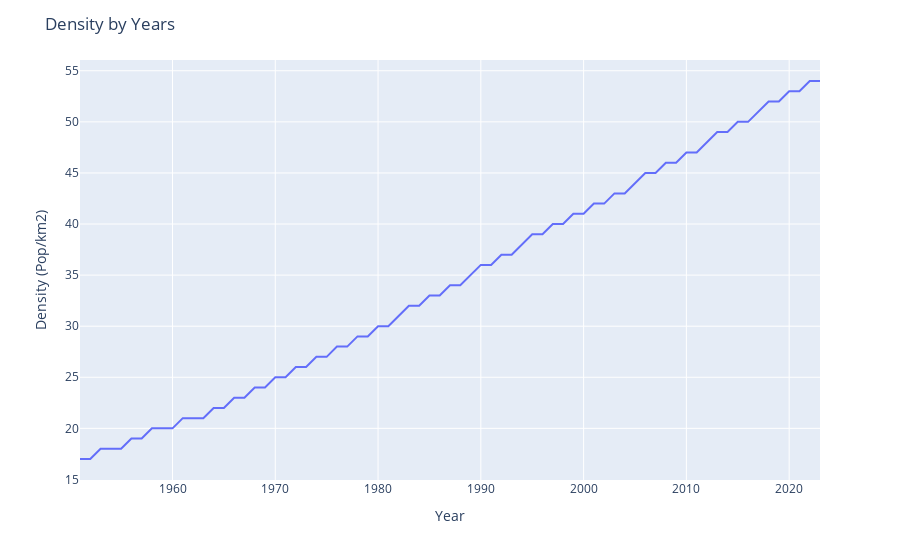

Notebook code for this chart:
### Code cell
fig = px.line(y=df["Density (Pop/km2)"], x=df["Year"])
fig.update_layout(title='Density by Years',
                   xaxis_title='Year',
                   yaxis_title='Density (Pop/km2)')
fig.show()

### Figure 1 — Plotly figure (JSON) as saved in the notebook; plotly's stock layout.template omitted (floating-point values rounded to 4 significant figures)
{"data": [{"hovertemplate": "x=%{x}<br>y=%{y}<extra></extra>", "legendgroup": "", "line": {"color": "#636efa", "dash": "solid"}, "marker": {"symbol": "circle"}, "mode": "lines", "name": "", "orientation": "v", "showlegend": false, "type": "scatter", "x": [1951, 1952, 1953, 1954, 1955, 1956, 1957, 1958, 1959, 1960, 1961, 1962, 1963, 1964, 1965, 1966, 1967, 1968, 1969, 1970, 1971, 1972, 1973, 1974, 1975, 1976, 1977, 1978, 1979, 1980, 1981, 1982, 1983, 1984, 1985, 1986, 1987, 1988, 1989, 1990, 1991, 1992, 1993, 1994, 1995, 1996, 1997, 1998, 1999, 2000, 2001, 2002, 2003, 2004, 2005, 2006, 2007, 2008, 2009, 2010, 2011, 2012, 2013, 2014, 2015, 2016, 2017, 2018, 2019, 2020, 2021, 2022, 2023], "xaxis": "x", "y": [17, 17, 18, 18, 18, 19, 19, 20, 20, 20, 21, 21, 21, 22, 22, 23, 23, 24, 24, 25, 25, 26, 26, 27, 27, 28, 28, 29, 29, 30, 30, 31, 32, 32, 33, 33, 34, 34, 35, 36, 36, 37, 37, 38, 39, 39, 40, 40, 41, 41, 42, 42, 43, 43, 44, 45, 45, 46, 46, 47, 47, 48, 49, 49, 50, 50, 51, 52, 52, 53, 53, 54, 54], "yaxis": "y"}], "layout": {"legend": {"tracegroupgap": 0}, "margin": {"t": 60}, "title": {"text": "Density by Years"}, "xaxis": {"anchor": "y", "domain": [0.0, 1.0], "title": {"text": "Year"}}, "yaxis": {"anchor": "x", "domain": [0.0, 1.0], "title": {"text": "Density (Pop/km2)"}}}}
